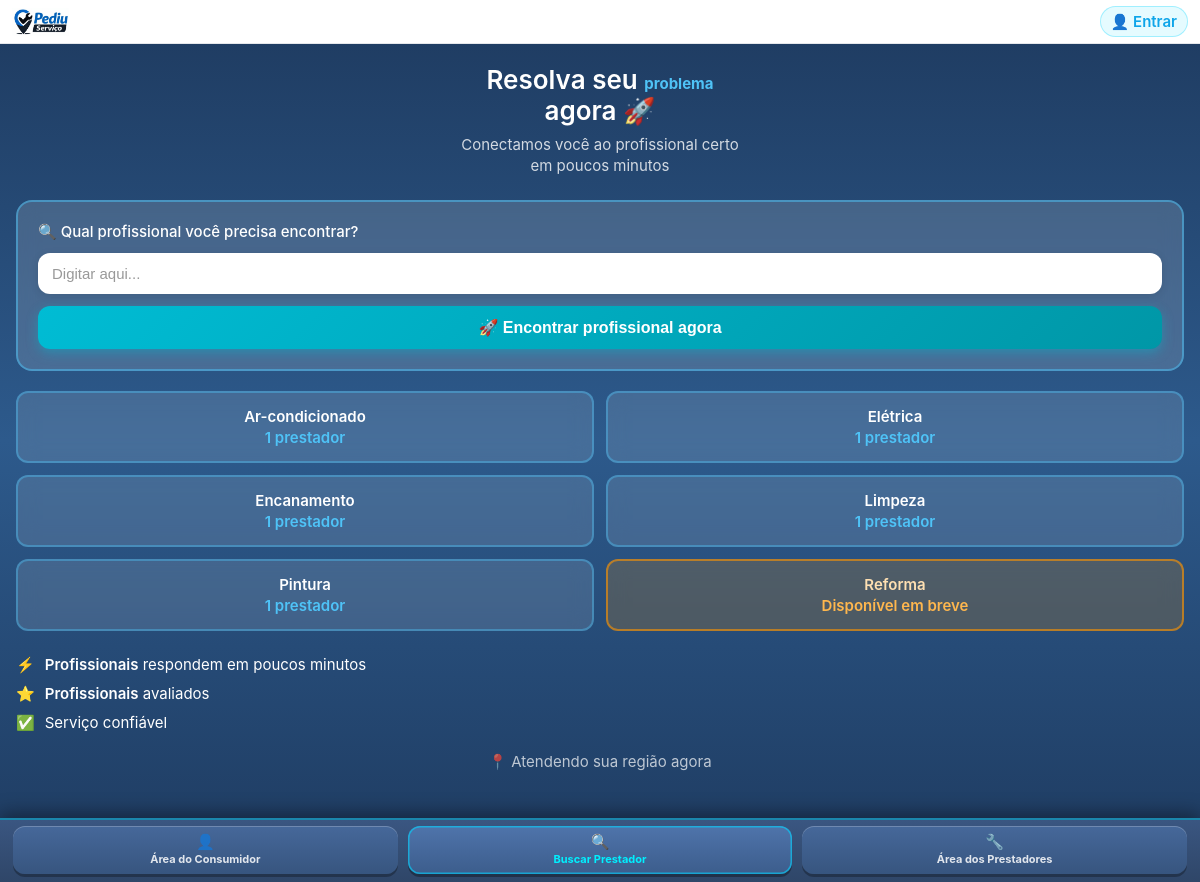
The page /buscar.php on the database its author committed.
### tables this page shows
CREATE TABLE `grupos` (
  `codigo` int(11) NOT NULL AUTO_INCREMENT,
  `titulo` varchar(150) NOT NULL,
  PRIMARY KEY (`codigo`)
);

### buscar.php (the view, shortened to what this page needs)
<?php
$queryGrupos = "SELECT g.codigo, g.titulo,
                       SUM(CASE WHEN c.proxima_fase = 1 THEN 1 ELSE 0 END) AS next_phase_count,
                       SUM(CASE WHEN c.proxima_fase = 0 AND cp.codsubcategoria IS NOT NULL THEN 1 ELSE 0 END) AS active_count,
                       COUNT(DISTINCT cp.codcadastro) AS total_prestadores
                FROM grupos g
                INNER JOIN categoria c ON c.codgrupo = g.codigo
                LEFT JOIN categoria_prestador cp ON cp.codsubcategoria = c.codigo
                GROUP BY g.codigo, g.titulo
                HAVING active_count > 0 OR next_phase_count > 0
                ORDER BY g.titulo";
$resultGrupos = mysqli_query($con, $queryGrupos);
$termoBusca = isset($_GET['busca']) ? mysqli_real_escape_string($con, $_GET['busca']) : '';
$navAtiva = 'buscar';
?>
<!DOCTYPE html>
<html lang="pt-BR">
<head>
    <link rel="stylesheet" href="global-font-size.css">
</head>
<body>
<?php include('header-app.php'); ?>
<div class="content-area">
    <div class="hero-section">
        <h1 class="hero-title">Resolva seu <span class="highlight">problema</span><br>agora 🚀</h1>
        <p class="hero-subtitle">Conectamos você ao profissional certo<br>em poucos minutos</p>
    </div>
    <div class="search-box">
        <div class="search-label">
            🔍 Qual profissional você precisa encontrar?
        </div>
        <form class="search-form" method="GET" action="buscar.php">
            <input
                type="text"
                id="searchInput"
                name="busca"
                class="search-input"
                placeholder="Digitar aqui..."
                value="<?php echo htmlspecialchars($termoBusca); ?>"
                autocomplete="off"
            >
        </form>
        <button type="button" class="btn-primary" onclick="document.querySelector('.search-form').submit();">
            🚀 Encontrar profissional agora
        </button>
    </div>
    <div class="categories-container" id="categoriesContainer">
        <?php
        if (mysqli_num_rows($resultGrupos) > 0) {
            while ($grupo = mysqli_fetch_array($resultGrupos)) {
                $titulo = htmlspecialchars($grupo['titulo']);
                $somenteFuturo = ((int)$grupo['active_count'] === 0 && (int)$grupo['next_phase_count'] > 0);
                $buttonClass = $somenteFuturo ? 'category-button next-phase' : 'category-button';
                echo '<a href="categoria.php?categoria='.$grupo['codigo'].'" class="'.$buttonClass.'">';
                echo '<span class="category-text"><span>'.$titulo.'</span>';
                if ($somenteFuturo) {
                    echo '<span class="next-phase-label">Disponível em breve</span>';
                } else {
                    $qtdP = (int)$grupo['total_prestadores'];
                    echo '<span class="prestadores-label">'.$qtdP.' '.($qtdP === 1 ? 'prestador' : 'prestadores').'</span>';
                }
                echo '</span>';
                echo '</a>';
            }
        } else {
            echo '<div class="no-results">Nenhuma categoria disponível</div>';
        }
        ?>
    </div>
    <div class="benefits-section">
        <div class="benefit-item">
            <span class="icon">⚡</span>
            <span class="text"><strong>Profissionais</strong> respondem em poucos minutos</span>
        </div>
        <div class="benefit-item">
            <span class="icon">⭐</span>
            <span class="text"><strong>Profissionais</strong> avaliados</span>
        </div>
        <div class="benefit-item">
            <span class="icon">✅</span>
            <span class="text">Serviço confiável</span>
        </div>
    </div>
    <div class="location-info">
        📍 Atendendo sua região agora
    </div>
</div>
<?php include('bottom-nav.php'); ?>
</body>
</html>

### header-app.php (shortened to what this page needs)
<?php
$baseUrl = '/pediuservico';
$logadoNovo  = isset($_COOKIE['login_unificado']) && $_COOKIE['login_unificado'] === '1';
$logadoAntigo = isset($_COOKIE['login']) && !empty($_COOKIE['login']);
$logado = $logadoNovo || $logadoAntigo;
$nomeUsuario = isset($_COOKIE['nome_usuario']) ? $_COOKIE['nome_usuario'] : (isset($_COOKIE['nome']) ? $_COOKIE['nome'] : '');
$primeiroNome = !empty($nomeUsuario) ? explode(' ', trim($nomeUsuario))[0] : '';
?>
<div class="app-header" data-user-id="<?php echo isset($_COOKIE['id_prestador']) ? htmlspecialchars($_COOKIE['id_prestador']) : ''; ?>" data-codcadastro="<?php echo isset($_COOKIE['id_prestador']) ? htmlspecialchars($_COOKIE['id_prestador']) : ''; ?>">
    <div class="hdr-left">
        <a href="buscar.php" class="hdr-logo"><img src="<?php echo $baseUrl; ?>/logonova.jpg" alt="Pediu Servico"></a>
    </div>
    <div class="hdr-right">
        <?php if($logado): ?>
            <a href="javascript:void(0)" class="btn-user" id="btnUserMenu">
                <span class="user-dot"><?php echo strtoupper(substr($primeiroNome,0,1)); ?></span>
                <?php echo $primeiroNome; ?>
                <span style="font-size:9px;margin-left:2px;">▼</span>
            </a>
        <?php else: ?>
            <a href="login-unificado.php" class="btn-user">👤 Entrar</a>
        <?php endif; ?>
    </div>
</div>
<div class="app-header-spacer"></div>

### bottom-nav.php (shortened to what this page needs)
<?php
$navAtiva = isset($navAtiva) ? $navAtiva : '';
?>
<nav class="bottom-nav">
    <a href="meus-orcamentos-cli.php" class="nav-item <?php echo $navAtiva == 'pedidos' ? 'active' : ''; ?>">
        <span class="nav-icon">👤</span>
        <span class="nav-label">Área do Consumidor</span>
    </a>
    <a href="buscar.php" class="nav-item <?php echo $navAtiva == 'buscar' ? 'active' : ''; ?>">
        <span class="nav-icon">🔍</span>
        <span class="nav-label">Buscar Prestador</span>
    </a>
    <a href="meus-orcamentos.php" class="nav-item <?php echo $navAtiva == 'servicos' ? 'active' : ''; ?>">
        <span class="nav-icon">🔧</span>
        <span class="nav-label">Área dos Prestadores</span>
    </a>
</nav>

### pwa-include.php (style rules this page uses)
html, body { background: #1a2332; }
.bottom-nav { position:fixed;bottom:0;left:0;right:0;background:rgba(26,35,50,.97);border-top:2px solid rgba(0,212,255,.3);display:flex;z-index:9998;backdrop-filter:blur(10px);padding:4px 0 }
.nav-item { flex:1;display:flex;flex-direction:column;align-items:center;justify-content:center;padding:6px 4px;text-decoration:none;color:rgba(255,255,255,.45);font-size:10px;font-weight:600;transition:.2s;gap:2px }
.nav-item.active { color:#00d4ff }
.nav-item .nav-icon { font-size:20px;line-height:1 }
.nav-item .nav-label { white-space:nowrap }

### buscar.php (style rules this page uses)
* { margin: 0; padding: 0; box-sizing: border-box; }
body { background: linear-gradient(180deg, #1e3a5f 0%, #2d5a8c 50%, #1e3a5f 100%); background-attachment: fixed; font-family: -apple-system, BlinkMacSystemFont, 'Segoe UI', 'Roboto', 'Helvetica', 'Arial', sans-serif; min-height: 100vh; display: flex; flex-direction: column; padding: 0; padding-bottom: 75px; }
.content-area { flex: 1; padding: 20px 16px; overflow-y: auto; }
.hero-section { text-align: center; margin-bottom: 24px; }
.hero-title { font-size: 24px; font-weight: 600; color: #ffffff; margin-bottom: 8px; line-height: 1.2; }
.hero-title .highlight { color: #4fc3f7; font-weight: 700; }
.hero-subtitle { font-size: 13px; color: rgba(255, 255, 255, 0.8); margin-bottom: 20px; line-height: 1.4; }
.search-box { position: relative; z-index: 100; background: rgba(255, 255, 255, 0.15); border: 2px solid rgba(79, 195, 247, 0.5); border-radius: 16px; padding: 20px; margin-bottom: 20px; backdrop-filter: blur(10px); }
.search-label { display: flex; align-items: center; gap: 8px; color: #ffffff; font-size: 13px; font-weight: 500; margin-bottom: 12px; }
.search-form { position: relative; margin-bottom: 12px; }
.search-input { width: 100%; padding: 12px 14px; font-size: 14px; border: none; border-radius: 12px; background: #ffffff; color: #333; outline: none; box-shadow: 0 2px 8px rgba(0, 0, 0, 0.1); }
.search-input::placeholder { color: #999; }
.btn-primary { width: 100%; background: linear-gradient(135deg, #00bcd4 0%, #0097a7 100%); border: none; color: #ffffff; font-size: 14px; font-weight: 600; padding: 12px; border-radius: 12px; cursor: pointer; transition: all 0.3s ease; box-shadow: 0 4px 12px rgba(0, 188, 212, 0.4); display: flex; align-items: center; justify-content: center; gap: 8px; }
.categories-container { display: grid; grid-template-columns: repeat(2, 1fr); gap: 12px; margin-bottom: 24px; }
.category-button { background: rgba(255, 255, 255, 0.12); border: 2px solid rgba(79, 195, 247, 0.4); color: #ffffff; font-size: 14px; font-weight: 600; padding: 14px 12px; border-radius: 12px; cursor: pointer; transition: all 0.3s ease; display: flex; align-items: center; justify-content: center; gap: 10px; text-align: center; text-decoration: none; backdrop-filter: blur(10px); }
.category-text { display: flex; flex-direction: column; gap: 2px; }
.category-button.next-phase { background: rgba(255, 149, 0, 0.18); border-color: rgba(255, 149, 0, 0.6); color: #ffe0b2; }
.next-phase-label { font-size: 11px; color: #ffb74d; }
.prestadores-label { font-size: 11px; color: #4fc3f7; font-weight: 600; }
.benefits-section { margin-bottom: 20px; }
.benefit-item { display: flex; align-items: center; gap: 10px; color: #ffffff; font-size: 13px; margin-bottom: 10px; }
.benefit-item .icon { font-size: 16px; }
.benefit-item .text { flex: 1; }
.benefit-item .text strong { font-weight: 600; }
.location-info { text-align: center; color: rgba(255, 255, 255, 0.7); font-size: 13px; margin-bottom: 16px; display: flex; align-items: center; justify-content: center; gap: 6px; }

### header-app.php (style rules this page uses)
.app-header { position:fixed;top:0;left:0;right:0;display:flex;align-items:center;justify-content:space-between;padding:6px 12px;background:#fff;border-bottom:1px solid #e5e7eb;z-index:10000;min-height:44px;box-sizing:border-box;color-scheme:light }
.app-header .hdr-left { display:flex;align-items:center;gap:8px }
.app-header .hdr-logo img { height:28px;display:block }
.app-header .hdr-right { display:flex;align-items:center;gap:6px }
.app-header .btn-user { display:flex;align-items:center;gap:5px;background:rgba(0,212,255,.1);border:1px solid rgba(0,212,255,.3);color:#0ea5e9;padding:5px 10px;border-radius:20px;font-size:12px;font-weight:600;cursor:pointer;text-decoration:none }
.app-header-spacer { height:44px;flex-shrink:0 }

### rows shown on the page
grupos: titulo "Ar-condicionado", qtdP "1", shows "prestador"
grupos: titulo "Elétrica", qtdP "1", shows "prestador"
grupos: titulo "Encanamento", qtdP "1", shows "prestador"
grupos: titulo "Limpeza", qtdP "1", shows "prestador"
grupos: titulo "Pintura", qtdP "1", shows "prestador"
grupos: titulo "Reforma", shows "Disponível em breve"
